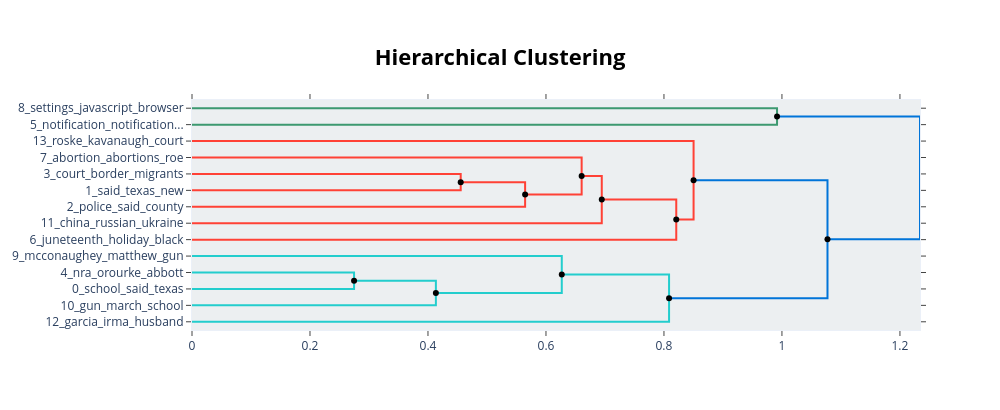

This figure's notebook cell:
### Code cell
# Show topic hierarchy after merge

hier_topics = topic_model.hierarchical_topics(texts)
fig_h = topic_model.visualize_hierarchy(hierarchical_topics=hier_topics)
fig_h

### Figure 1 — Plotly figure (JSON) as saved in the notebook; plotly's stock layout.template omitted (floating-point values rounded to 4 significant figures)
{"data": [{"hoverinfo": "text", "marker": {"color": "rgb(61,153,112)"}, "mode": "lines", "text": ["settings_javascript_browser_premium_enable", "", "", "notification_notifications_matching_saving_saved"], "type": "scatter", "x": [0.0, 0.9917, 0.9917, 0.0], "xaxis": "x", "y": [-5.0, -5.0, -15.0, -15.0], "yaxis": "y"}, {"hoverinfo": "text", "marker": {"color": "rgb(255,65,54)"}, "mode": "lines", "text": ["court_border_migrants_texas_law", "", "", "said_texas_new_company_like"], "type": "scatter", "x": [0.0, 0.4555, 0.4555, 0.0], "xaxis": "x", "y": [-45.0, -45.0, -55.0, -55.0], "yaxis": "y"}, {"hoverinfo": "text", "marker": {"color": "rgb(255,65,54)"}, "mode": "lines", "text": ["said_texas_court_new_company", "", "", "police_said_county_texas_man"], "type": "scatter", "x": [0.4555, 0.5646, 0.5646, 0.0], "xaxis": "x", "y": [-50.0, -50.0, -65.0, -65.0], "yaxis": "y"}, {"hoverinfo": "text", "marker": {"color": "rgb(255,65,54)"}, "mode": "lines", "text": ["abortion_abortions_roe_pregnancy_women", "", "", "said_texas_court_new_years"], "type": "scatter", "x": [0.0, 0.6605, 0.6605, 0.5646], "xaxis": "x", "y": [-35.0, -35.0, -57.5, -57.5], "yaxis": "y"}, {"hoverinfo": "text", "marker": {"color": "rgb(255,65,54)"}, "mode": "lines", "text": ["said_texas_court_new_abortion", "", "", "china_russian_ukraine_said_russia"], "type": "scatter", "x": [0.6605, 0.6946, 0.6946, 0.0], "xaxis": "x", "y": [-46.25, -46.25, -75.0, -75.0], "yaxis": "y"}, {"hoverinfo": "text", "marker": {"color": "rgb(255,65,54)"}, "mode": "lines", "text": ["said_texas_court_new_state", "", "", "juneteenth_holiday_black_slavery_emancipation"], "type": "scatter", "x": [0.6946, 0.8208, 0.8208, 0.0], "xaxis": "x", "y": [-60.62, -60.62, -85.0, -85.0], "yaxis": "y"}, {"hoverinfo": "text", "marker": {"color": "rgb(255,65,54)"}, "mode": "lines", "text": ["roske_kavanaugh_court_supreme_justice", "", "", "said_texas_court_new_state"], "type": "scatter", "x": [0.0, 0.8502, 0.8502, 0.8208], "xaxis": "x", "y": [-25.0, -25.0, -72.81, -72.81], "yaxis": "y"}, {"hoverinfo": "text", "marker": {"color": "rgb(35,205,205)"}, "mode": "lines", "text": ["nra_orourke_abbott_gun_texas", "", "", "school_said_texas_shooting_gun"], "type": "scatter", "x": [0.0, 0.2747, 0.2747, 0.0], "xaxis": "x", "y": [-105.0, -105.0, -115.0, -115.0], "yaxis": "y"}, {"hoverinfo": "text", "marker": {"color": "rgb(35,205,205)"}, "mode": "lines", "text": ["school_said_texas_gun_shooting", "", "", "gun_march_school_violence_students"], "type": "scatter", "x": [0.2747, 0.4134, 0.4134, 0.0], "xaxis": "x", "y": [-110.0, -110.0, -125.0, -125.0], "yaxis": "y"}, {"hoverinfo": "text", "marker": {"color": "rgb(35,205,205)"}, "mode": "lines", "text": ["mcconaughey_matthew_gun_actor_uvalde", "", "", "school_said_gun_texas_shooting"], "type": "scatter", "x": [0.0, 0.6268, 0.6268, 0.4134], "xaxis": "x", "y": [-95.0, -95.0, -117.5, -117.5], "yaxis": "y"}, {"hoverinfo": "text", "marker": {"color": "rgb(35,205,205)"}, "mode": "lines", "text": ["school_said_gun_texas_shooting", "", "", "garcia_irma_husband_heart_died"], "type": "scatter", "x": [0.6268, 0.8087, 0.8087, 0.0], "xaxis": "x", "y": [-106.2, -106.2, -135.0, -135.0], "yaxis": "y"}, {"hoverinfo": "text", "marker": {"color": "rgb(0,116,217)"}, "mode": "lines", "text": ["said_texas_court_new_people", "", "", "school_said_gun_texas_shooting"], "type": "scatter", "x": [0.8502, 1.077, 1.077, 0.8087], "xaxis": "x", "y": [-48.91, -48.91, -120.6, -120.6], "yaxis": "y"}, {"hoverinfo": "text", "marker": {"color": "rgb(0,116,217)"}, "mode": "lines", "text": ["notification_notifications_matching_saving_items", "", "", "said_texas_school_gun_shooting"], "type": "scatter", "x": [0.9917, 1.234, 1.234, 1.077], "xaxis": "x", "y": [-10.0, -10.0, -84.77, -84.77], "yaxis": "y"}, {"hoverinfo": "text", "hovertext": ["said_texas_court_new_company", "said_texas_court_new_abortion", "said_texas_court_new_state", "school_said_texas_gun_shooting", "school_said_gun_texas_shooting", "said_texas_court_new_people", "notification_notifications_matching_saving_items"], "marker": {"color": "black"}, "mode": "markers", "showlegend": false, "type": "scatter", "x": [0.4555, 0.6605, 0.6946, 0.2747, 0.6268, 0.8502, 0.9917], "y": [-50, -46.25, -60.62, -110, -106.2, -48.91, -10]}, {"hoverinfo": "text", "hovertext": ["said_texas_court_new_years", "said_texas_court_new_state", "school_said_gun_texas_shooting", "school_said_gun_texas_shooting", "said_texas_school_gun_shooting"], "marker": {"color": "black"}, "mode": "markers", "showlegend": false, "type": "scatter", "x": [0.5646, 0.8208, 0.4134, 0.8087, 1.077], "y": [-57.5, -72.81, -117.5, -120.6, -84.77]}], "layout": {"autosize": false, "height": 410, "hoverlabel": {"bgcolor": "white", "font": {"family": "Rockwell", "size": 16}}, "hovermode": "closest", "plot_bgcolor": "#ECEFF1", "showlegend": false, "title": {"font": {"color": "Black", "size": 22}, "text": "<b>Hierarchical Clustering</b>", "x": 0.5, "xanchor": "center", "yanchor": "top"}, "width": 1000, "xaxis": {"mirror": "allticks", "rangemode": "tozero", "showgrid": false, "showline": true, "showticklabels": true, "ticks": "outside", "type": "linear", "zeroline": false}, "yaxis": {"mirror": "allticks", "range": [-140, 0], "rangemode": "tozero", "showgrid": false, "showline": true, "showticklabels": true, "tickmode": "array", "ticks": "outside", "ticktext": ["8_settings_javascript_browser", "5_notification_notification...", "13_roske_kavanaugh_court", "7_abortion_abortions_roe", "3_court_border_migrants", "1_said_texas_new", "2_police_said_county", "11_china_russian_ukraine", "6_juneteenth_holiday_black", "9_mcconaughey_matthew_gun", "4_nra_orourke_abbott", "0_school_said_texas", "10_gun_march_school", "12_garcia_irma_husband"], "tickvals": [-5, -15, -25, -35, -45, -55, -65, -75, -85, -95, -105, -115, -125, -135], "type": "linear", "zeroline": false}}}
